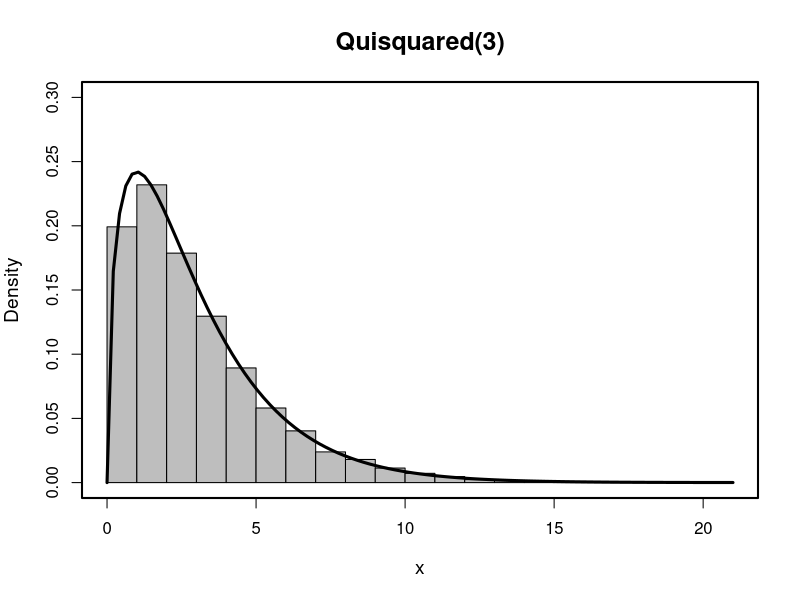
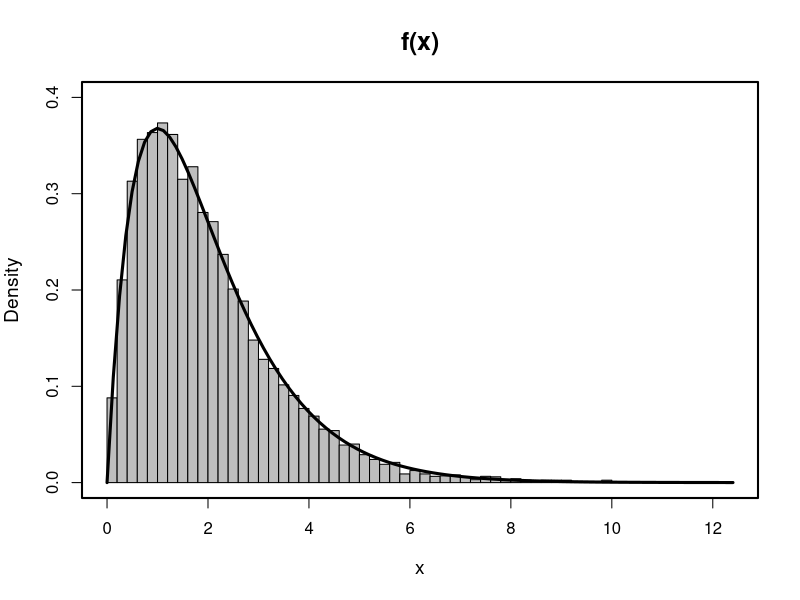
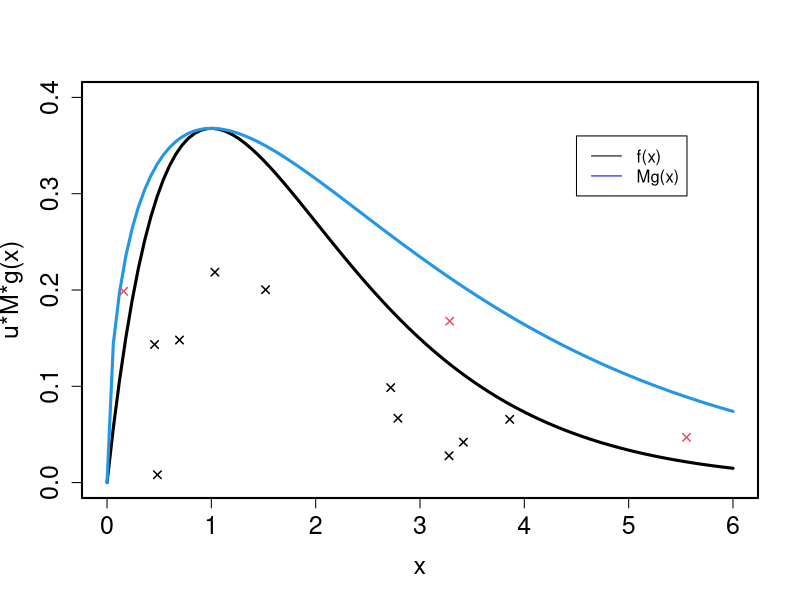

Here is the R script that generated these plots, in order:
#Exercise  2 
rm(list=ls())


#================================================================
#                 Functions
#================================================================
#Exercise 1
sim.norm<-function(n, mu, std){
  
  "Box-Muller Algorithm. This function generates samples
  from two independent random variables X,Y ~ N(mu,std)."
  
  x<-vector()
  y<-vector()
  
  for (i in 1:n){
    
    theta=2*pi*runif(1,0,1)
    R=sqrt(-2*log(runif(1,0,1)))
    
    # add N(0,1) observations to the samples
    x=c(x,R*cos(theta))
    y=c(y,R*sin(theta))
  }
  
  # convert all observations from N(0,1) to N(mu,std)
  x=x*std+mu
  y=y*std+mu
  return(list("x"=x,"y"=y))
}


sim.quisquared<-function(n,df,lower=0,upper=1){
  #forms a quisquared distribution from random uniform values x=(0 to 1)
  s=vector()
  for (i in 1:n){
    x=sim.norm(df,lower,upper)$x
    s=c(s,sum(x^2))
  }
  return(s)
}

f<-function(x){(x*exp(-x))}
g<-function(x){1/(sqrt(2)*sqrt(pi))*exp(-x/2)*x^(1/2)}

h<-function(x){
  #function h(x)=f(x)/g(x)
  sqrt(2)*sqrt(pi)*exp(-x/2)*x^(1/2)
}

#================================================================
#                  2. (a)
#================================================================

set.seed(123)
# plotting the histogram
hist(sim.quisquared(10000,3),freq=F,main="Quisquared(3)",ylim=c(0,0.3),xlab="x",col="grey",
     cex.main=1.5,cex.lab=1.15)

# adding the p.d.f. on top of the histogram
curve(dchisq(x,3),add=T,lwd=3,lty=1)
# drawing a box around the plot
box(lwd=2)


#the max of h(x)=M
M<- h(1)
optimise(h,interval = c(0,5),maximum = T)$objective


sim<-function(n){
  x<-vector()
  yx <- vector()
  rej_x<- vector()
  yrejx<- vector()
  count<- 0
  for (i in 1:n){
    u<-1
    alpha<-
    k<-0
    while(u>alpha){
      if(k!=0){rej_x <- c(rej_x,xc); yrejx <- c(yrejx,u*M*g(xc))}
      xc<-sim.quisquared(1,3)
      alpha=(1/M)*h(xc)
      u<-runif(1,0,1)
      count<- count+1
      k <- k+1
    }
    x=c(x,xc)
    yx <- c(yx,u*M*g(xc))
  }
rr<-count/n
return(list(x=x,rej_x=rej_x,yx=yx,yrejx=yrejx,"rejection_rate"=rr))
}

#================================================================
#                  2. (b)
#================================================================

set.seed(123)
fl=sim(10000)
ff=fl$x
rejection_rate=fl$rejection_rate
rejection_rate

#================================================================
#                  2. (c)
#================================================================


# plotting the histogram
hist(ff,freq=F,main="f(x)",ylim=c(0,0.4),xlab="x",col="grey",
     cex.main=1.5,cex.lab=1.15, breaks = 50)
# adding the p.d.f. on top of the histogram
curve(f(x),add=T,lwd=3,lty=1)
# drawing a box around the plot
box(lwd=2)

#================================================================
#                  2. (d)
#================================================================

#hit-and-miss plot
plot(f,lwd=3,lty=1,ylab = "u*M*g(x)",main="",cex.axis=1.5,col="black",cex.main=2,
     cex.lab=1.5,ylim=c(0,0.4), xlim=c(0,6),pch=16,xlab="x",cex=1.5)
curve(M*g(x),lwd=3,col=4,cex=2,add=T)
set.seed(123)
simul <- sim(10)
points(simul$x,simul$yx,pch=4,cex=1,lwd=1.5)
points(simul$rej_x,simul$yrejx,col=2,pch=4,cex=1,lwd=1.5)
box(lwd=2)
legend(4.5, 0.36, legend=c("f(x)", "Mg(x)"),col=c("black", "blue"), lty=c(1,1),cex=1)


